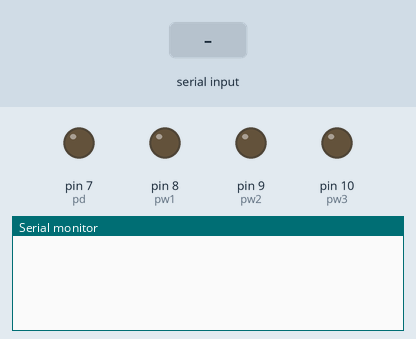
Simulated run of this sketch. Board: Arduino Leonardo, built for the host (arithmetic inside an expression is 32-bit, double 64-bit). On the bench: output pins drawn as LEDs (lit = HIGH), the last lines printed to the serial monitor. Inputs (shaded band) come from the test bench.

Above: at 1.2 s.
1.3 s: "90 45 200\n" received over Serial
At 1.9 s:
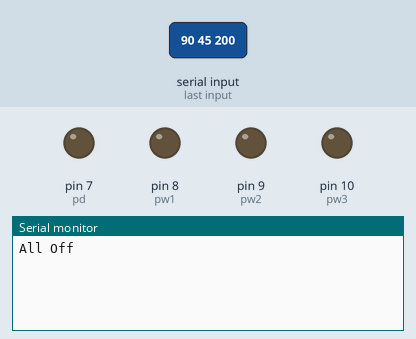
2.8 s: "1\n" received over Serial
At 4.3 s:
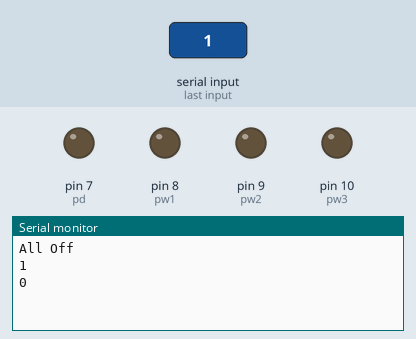

Measured:
- after the input at 1.3 s, the serial monitor: prints a new line at once (image 1)
- after the input at 2.8 s, the serial monitor: prints a new line at once (image 2)

The sketch:

Arduino_PEM_V2.ino
```cpp
// Manually update PWM values from serial monitor
//https://docs.arduino.cc/built-in-examples/strings/StringIndexOf
//https://docs.arduino.cc/built-in-examples/strings/StringIndexOf
int opt, pwm;
int indexOfSpace,pd=7,pw1=8,pw2=9,pw3=10; //pd=emergency digital, pa= analog(pwm)
String data;

void setup() {
  //Declare Input/Output
  pinMode(pd, OUTPUT);
  pinMode(pw1, OUTPUT);
  pinMode(pw2, OUTPUT);
  pinMode(pw3, OUTPUT);

  TCCR2B=TCCR2B & B11111000 | B00000011; // 490 Hz : | B00000011 = 3
  TCCR4B=TCCR4B & B11111000 | B00000011; // 490 Hz : | B00000011 = 3

  digitalWrite(pd,LOW);
  analogWrite(pw1,0);  //pwm
  analogWrite(pw2,0);  //pwm
  analogWrite(pw3,0);  //pwm

  Serial.begin(9600);
}

void loop() {
//  Serial.print("On Time in seconds:");

  if(Serial.available() > 0)//check to see if we are connected to computer
  {
    data = Serial.readStringUntil('\n');//reads string and store it in data from computer
    indexOfSpace = data.indexOf(' ');//getting index of space  0 111, 1 200, 2 255, 3 100 max=255 (8bit)

    opt=data.substring(0, indexOfSpace).toInt();

    if (opt==1){
      pwm=data.substring(indexOfSpace).toInt();
      analogWrite(pw1,pwm);

      Serial.println(opt);//Sends info to computer
      Serial.println(pwm);//Sends info to computer
    }

    else if (opt==2){
      pwm=data.substring(indexOfSpace).toInt();
      analogWrite(pw2,pwm);

      Serial.println(opt);//Sends info to computer
      Serial.println(pwm);//Sends info to computer
    }

    else if (opt==3){
      pwm=data.substring(indexOfSpace).toInt();
      analogWrite(pw3,pwm);

      Serial.println(opt);//Sends info to computer
      Serial.println(pwm);//Sends info to computer
    }
    else {
      Serial.println("All Off"); //Sends info to computer
      analogWrite(pw1,0);
      analogWrite(pw2,0);
      analogWrite(pw3,0);
    }


    }}


// https://forum.arduino.cc/t/mega-2560-pwm-frequency/71434/2
// The frequency at Pin 5 and Pin 6 is 980Hz.
// The frequency at pin9, pin10, pin11, and pin3 is 490Hz.

//timer 0 (controls pin 13, 4);
//timer 1 (controls pin 12, 11);
//timer 2 (controls pin 10, 9);
//timer 3 (controls pin 5, 3, 2);
//timer 4 (controls pin 8, 7, 6);
//* the value of variable TCCRnB, where ‘n’ is the number of register.
//So, if we want to change the PWM frequency of pins 10 and 9, we will have to act on TCCR2B .
//* The TCCRnB is a 8 bit number. The first three bits (from right to left!) are called CS02, CS01, CS00,
//and they are the bits we have to change.
//Those bits in fact represent an integer number (from 0 to 7) called ‘prescaler’ ,
//that Arduino uses to generate the frequency for PWM.
// * First of all, we have to clear these three bits, i.e they must be all set to 0:
// int myEraser = 7; // this is 111 in binary and is used as an eraser
// TCCR2B &= ~myEraser; // this operation (AND plus NOT), set the three bits in TCCR2B to 0
// * now that CS02, CS01, CS00 are clear, we write on them a new value:
// int myPrescaler = 3; // this could be a number in [1 , 6]. In this case, 3 corresponds in binary to 011.
// TCCR2B |= myPrescaler; //this operation (OR), replaces the last three bits in TCCR2B with our new value 011
// * now we have a new PWM frequency on pin 9 and 10!
// prescaler = 1 —> PWM frequency is 31000 Hz
// prescaler = 2 —> PWM frequency is 4000 Hz
// prescaler = 3 —> PWM frequency is 490 Hz (default value)
// prescaler = 4 —> PWM frequency is 120 Hz
// prescaler = 5 —> PWM frequency is 30 Hz
// prescaler = 6 —> PWM frequency is <20 Hz
// (prescalers equal t 0 or 7 are useless).


//* Not Advisable
//Those prescaler values are good for all timers (TCCR1B, TCCR2B, TCCR3B, TCCR4B) except for timer 0 (TCCR0B).
//function like delay() or millis() will continue to work but at a different timescale (quicker or slower!!!)
// In this case the values are:
// prescaler = 1 —> PWM frequency is 62000 Hz
// prescaler = 2 —> PWM frequency is 7800 Hz
// prescaler = 3 —> PWM frequency is 980 Hz (default value)
//prescaler = 4 —> PWM frequency is 250 Hz
// prescaler = 5 —> PWM frequency is 60 Hz
// prescaler = 6 —> PWM frequency is <20 Hz
// TCCR0B = TCCR0B & B11111000 | B00000001; in one line prescaler = 1

// https://www.arduino.cc/en/Tutorial/SecretsOfArduinoPWM
```
